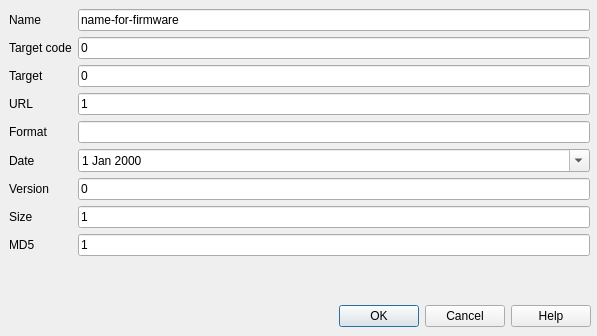
<?xml version="1.0" encoding="UTF-8"?>
<ui version="4.0">
 <class>CDlgMdfFileFirmware</class>
 <widget class="QDialog" name="CDlgMdfFileFirmware">
  <property name="geometry">
   <rect>
    <x>0</x>
    <y>0</y>
    <width>597</width>
    <height>336</height>
   </rect>
  </property>
  <property name="windowTitle">
   <string>MDF Firmware</string>
  </property>
  <widget class="QDialogButtonBox" name="buttonBox">
   <property name="geometry">
    <rect>
     <x>10</x>
     <y>300</y>
     <width>581</width>
     <height>32</height>
    </rect>
   </property>
   <property name="orientation">
    <enum>Qt::Horizontal</enum>
   </property>
   <property name="standardButtons">
    <set>QDialogButtonBox::Cancel|QDialogButtonBox::Help|QDialogButtonBox::Ok</set>
   </property>
   <property name="centerButtons">
    <bool>false</bool>
   </property>
  </widget>
  <widget class="QWidget" name="formLayoutWidget">
   <property name="geometry">
    <rect>
     <x>9</x>
     <y>9</y>
     <width>581</width>
     <height>281</height>
    </rect>
   </property>
   <layout class="QFormLayout" name="formLayout">
    <item row="0" column="0">
     <widget class="QLabel" name="label_2">
      <property name="text">
       <string>Name</string>
      </property>
     </widget>
    </item>
    <item row="0" column="1">
     <widget class="QLineEdit" name="editName">
      <property name="text">
       <string>name-for-firmware</string>
      </property>
     </widget>
    </item>
    <item row="1" column="0">
     <widget class="QLabel" name="label_3">
      <property name="text">
       <string>Target code</string>
      </property>
     </widget>
    </item>
    <item row="1" column="1">
     <widget class="QLineEdit" name="editTargetCode">
      <property name="text">
       <string>0</string>
      </property>
     </widget>
    </item>
    <item row="3" column="0">
     <widget class="QLabel" name="label_4">
      <property name="text">
       <string>URL</string>
      </property>
     </widget>
    </item>
    <item row="3" column="1">
     <widget class="QLineEdit" name="editUrl">
      <property name="text">
       <string>1</string>
      </property>
     </widget>
    </item>
    <item row="4" column="0">
     <widget class="QLabel" name="label">
      <property name="text">
       <string>Format</string>
      </property>
     </widget>
    </item>
    <item row="4" column="1">
     <widget class="QLineEdit" name="editFormat"/>
    </item>
    <item row="5" column="0">
     <widget class="QLabel" name="label_5">
      <property name="text">
       <string>Date</string>
      </property>
     </widget>
    </item>
    <item row="5" column="1">
     <widget class="QDateEdit" name="date">
      <property name="calendarPopup">
       <bool>true</bool>
      </property>
     </widget>
    </item>
    <item row="6" column="0">
     <widget class="QLabel" name="label_7">
      <property name="text">
       <string>Version</string>
      </property>
     </widget>
    </item>
    <item row="6" column="1">
     <widget class="QLineEdit" name="editVersion">
      <property name="text">
       <string>0</string>
      </property>
     </widget>
    </item>
    <item row="7" column="0">
     <widget class="QLabel" name="label_6">
      <property name="text">
       <string>Size</string>
      </property>
     </widget>
    </item>
    <item row="7" column="1">
     <widget class="QLineEdit" name="editSize">
      <property name="text">
       <string>1</string>
      </property>
     </widget>
    </item>
    <item row="8" column="0">
     <widget class="QLabel" name="label_8">
      <property name="text">
       <string>MD5</string>
      </property>
     </widget>
    </item>
    <item row="8" column="1">
     <widget class="QLineEdit" name="editMd5">
      <property name="text">
       <string>1</string>
      </property>
     </widget>
    </item>
    <item row="2" column="1">
     <widget class="QLineEdit" name="editTarget">
      <property name="text">
       <string>0</string>
      </property>
     </widget>
    </item>
    <item row="2" column="0">
     <widget class="QLabel" name="label_9">
      <property name="text">
       <string>Target</string>
      </property>
     </widget>
    </item>
   </layout>
  </widget>
 </widget>
 <resources/>
 <connections>
  <connection>
   <sender>buttonBox</sender>
   <signal>accepted()</signal>
   <receiver>CDlgMdfFileFirmware</receiver>
   <slot>accept()</slot>
   <hints>
    <hint type="sourcelabel">
     <x>295</x>
     <y>295</y>
    </hint>
    <hint type="destinationlabel">
     <x>298</x>
     <y>159</y>
    </hint>
   </hints>
  </connection>
  <connection>
   <sender>buttonBox</sender>
   <signal>rejected()</signal>
   <receiver>CDlgMdfFileFirmware</receiver>
   <slot>reject()</slot>
   <hints>
    <hint type="sourcelabel">
     <x>295</x>
     <y>295</y>
    </hint>
    <hint type="destinationlabel">
     <x>298</x>
     <y>159</y>
    </hint>
   </hints>
  </connection>
 </connections>
</ui>
